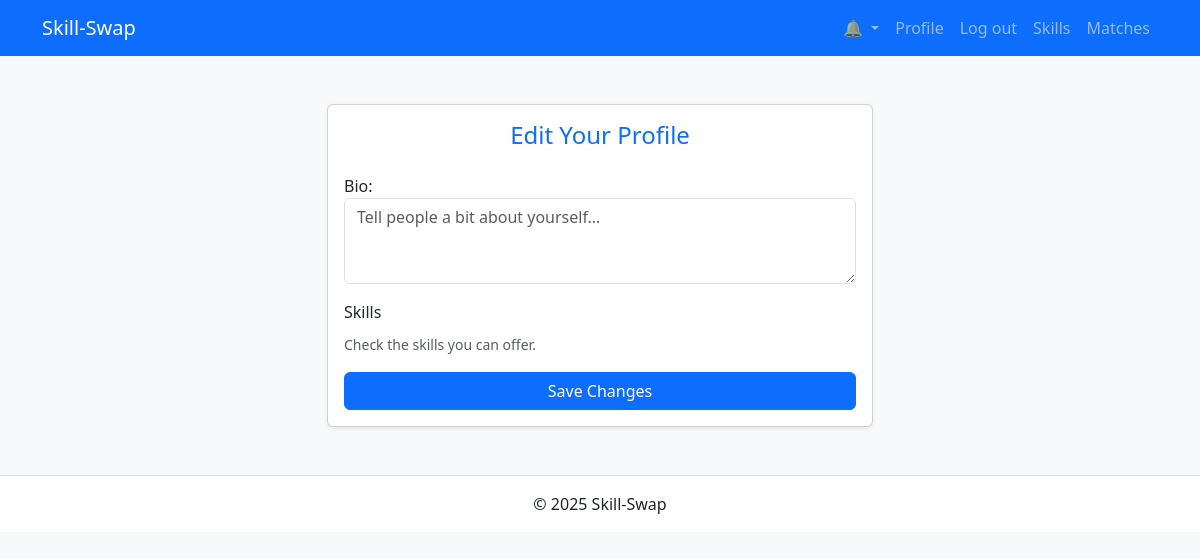
/accounts/profile/edit/ (signed in), run on an earlier commit of the app's database.
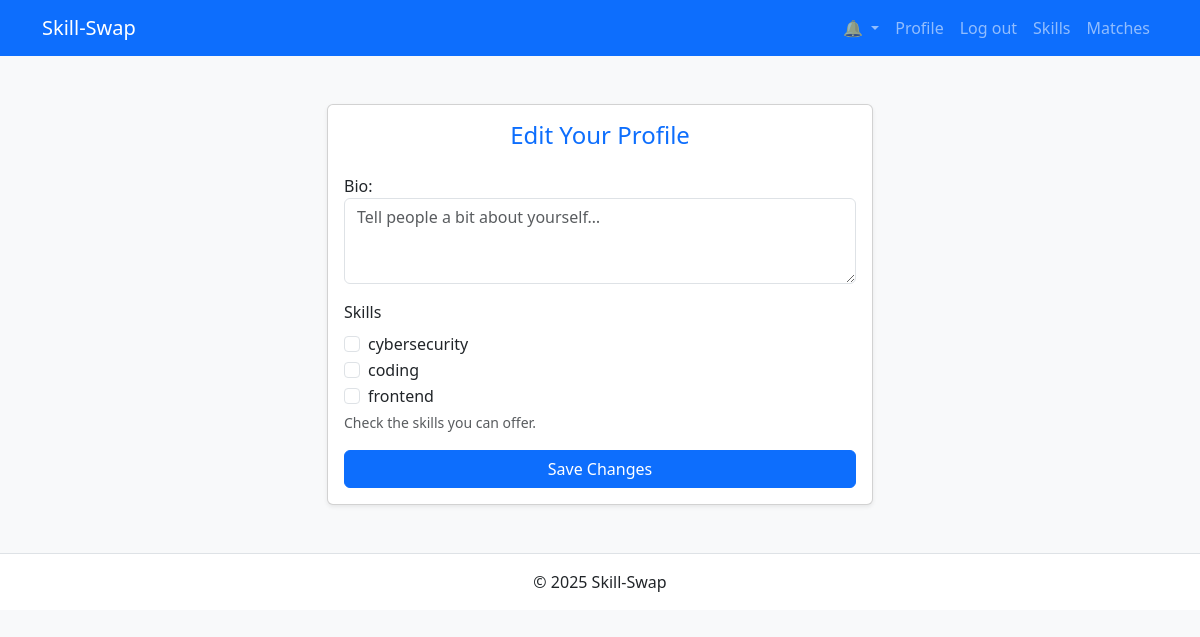
And on a later commit of the database.
### skills/models.py (models this page shows)
class Skill(models.Model):
    name = models.CharField(max_length=50, unique=True)
    def __str__(self):
        return self.name

### users/views.py (the view)
# urls.py: path('profile/edit/', ProfileUpdateView.as_view(), name='profile_edit'),
class ProfileUpdateView(LoginRequiredMixin, generic.UpdateView):
    model = Profile
    form_class = ProfileForm
    template_name = 'users/profile_edit.html'
    success_url = reverse_lazy('users:profile')
    def get_object(self):
        profile, _ = Profile.objects.get_or_create(user=self.request.user)
        return profile

### users/forms.py
class ProfileForm(forms.ModelForm):
    skills = forms.ModelMultipleChoiceField(
        queryset=Skill.objects.all(),
        required=False,
        help_text="Check the skills you can offer.",
        widget=forms.CheckboxSelectMultiple(attrs={'class': 'form-check-input'})
    )
    class Meta:
        model = Profile
        fields = ['bio', 'skills']
        widgets = {
            'bio': forms.Textarea(attrs={
                'rows': 3,
                'class': 'form-control',
                'placeholder': 'Tell people a bit about yourself…'
            }),
        }

### notifications/context_processors.py (called while the page is built)
def unread_notifications(request):
    if request.user.is_authenticated:
        qs = Notification.objects.filter(
            user=request.user, is_read=False
        ).order_by('-created')
        return {'unread_notifications': qs}
    return {}

### templates/users/profile_edit.html (shortened to what this page needs)
{% extends "base.html" %}
{% block content %}
<div class="row justify-content-center">
  <div class="col-md-8 col-lg-6">
    <div class="card shadow-sm">
      <div class="card-body">
        <h4 class="card-title mb-4 text-center">Edit Your Profile</h4>
        <form method="post">
          <div class="mb-3">
            {{ form.bio.label_tag }}
            {{ form.bio }}
          </div>
          <div class="mb-3">
            <label class="form-label">{{ form.skills.label }}</label>
            <div>
              {% for checkbox in form.skills %}
                <div class="form-check">
                  {{ checkbox.tag }}
                  <label
                    class="form-check-label"
                    for="{{ checkbox.id_for_label }}">
                    {{ checkbox.choice_label }}
                  </label>
                </div>
              {% endfor %}
            </div>
            {% if form.skills.help_text %}
              <small class="form-text text-muted">{{ form.skills.help_text }}</small>
            {% endif %}
          </div>
          <button type="submit" class="btn btn-primary w-100">Save Changes</button>
        </form>
      </div>
    </div>
  </div>
</div>
{% endblock %}

What changed in the data, as far as the page shows it:
added Skill: choice_label "cybersecurity"
added Skill: choice_label "coding"
added Skill: choice_label "frontend"
